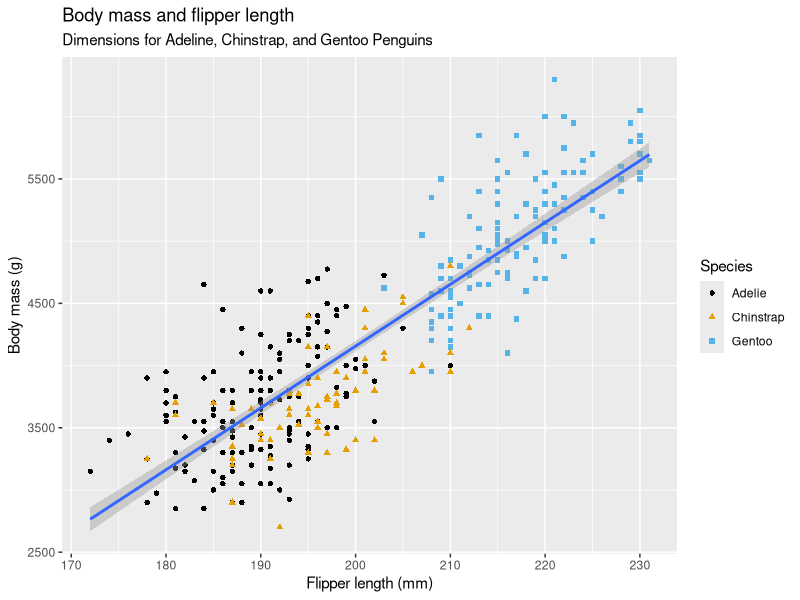
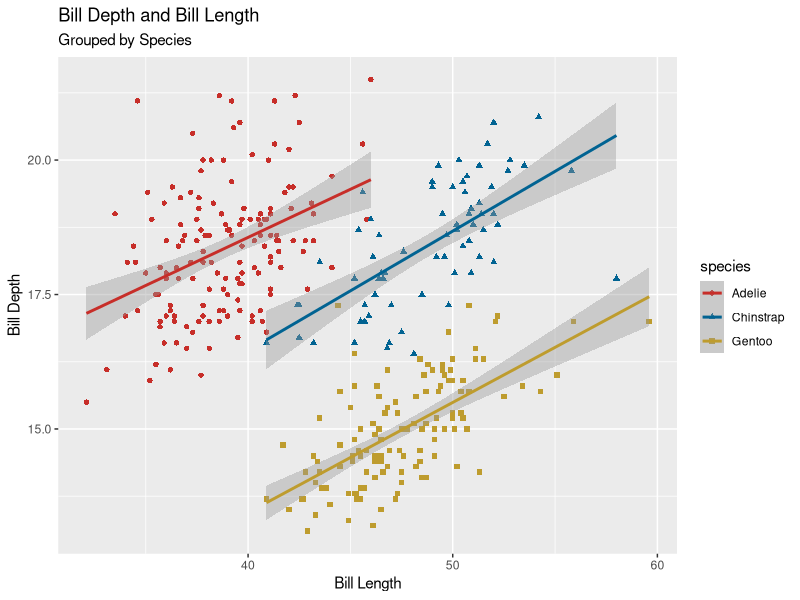
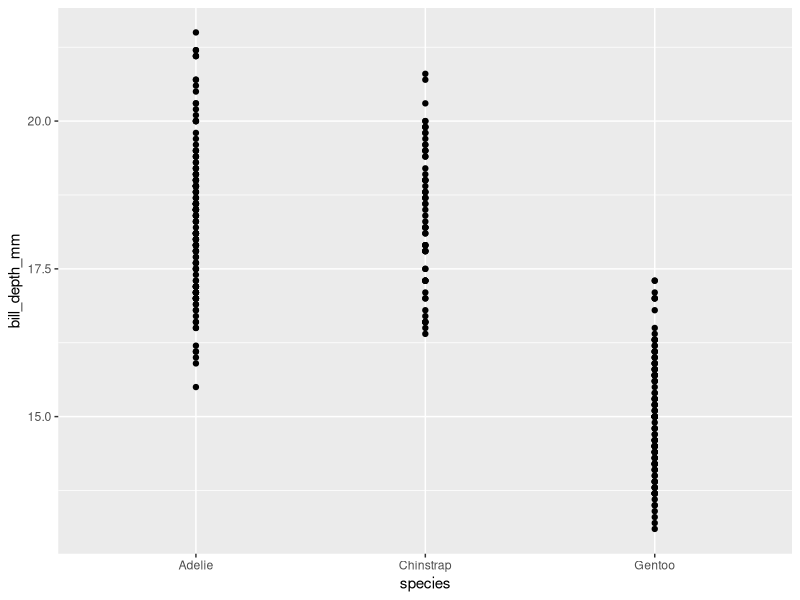
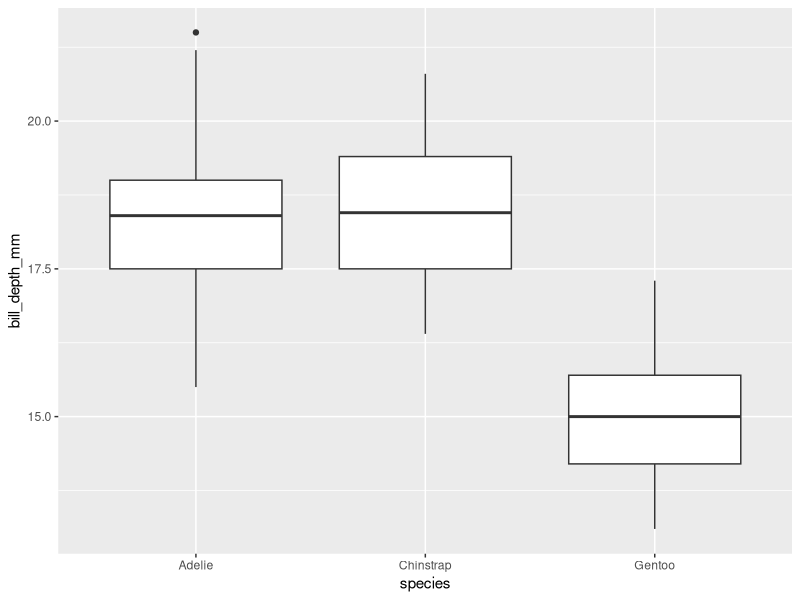

R code for these plots, in order: (Note: this script raises an error after producing the figures.)
library(tidyverse)
library(ggthemes)


# 2 Data visualization ----------------------------------------------------

penguins <- palmerpenguins::penguins

ggplot(data = penguins,
       mapping = aes(x = flipper_length_mm, y = body_mass_g)
       ) + 
  geom_point(mapping = aes(color = species, shape = species)) + 
  geom_smooth(method = "lm") + 
  labs(
    title = "Body mass and flipper length",
    subtitle = "Dimensions for Adeline, Chinstrap, and Gentoo Penguins",
    x = "Flipper length (mm)", y = "Body mass (g)",
    color = "Species", shape = "Species"
  ) + 
  scale_color_colorblind()

# 2.2.5 Exercises ####

## 1 How many rows are in penguins? How many columns?
dim(penguins)

## 2 What does the bill_depth_mm variable in the penguins data frame describe?
?penguins

## 3 Make a scatterplot of bill_depth_mm vs. bill_length_mm.
ggplot(
  data = penguins,
  mapping = aes(x = bill_length_mm, y = bill_depth_mm,
                shape = species,
                color = species)
) + 
  geom_point() +
  geom_smooth(method = "lm") + 
  labs(
    title = "Bill Depth and Bill Length",
    subtitle = "Grouped by Species",
    x = "Bill Length",
    y = "Bill Depth"
  ) + 
  scale_color_wsj()

## 4 what happens if you make a scatterplot of species vs. bill_depth_mm?
ggplot(
  data = penguins,
  mapping = aes(x = species, y = bill_depth_mm)
) + 
  geom_point()

###It seems that plotting the data in boxplots is a better idea.
ggplot(
  data = penguins,
  mapping = aes(x = species, y = bill_depth_mm)
) + 
  geom_boxplot()

## 5. How would you fix this?
ggplot(data = penguins) + 
  geom_point()

### The error message says "the following missing aesthetics: x and y"

## 6. na.rm argument in geom_point()
?geom_point
### na.rm
###	If FALSE, the default, missing values are removed with a warning. 
### If TRUE, missing values are silently removed.

ggplot(data = penguins,
       mapping = aes(x = flipper_length_mm, y = body_mass_g)
) + 
  geom_point(mapping = aes(color = species, shape = species), na.rm = TRUE) + 
  geom_smooth(method = "lm", na.rm = TRUE) + 
  labs(
    title = "Body mass and flipper length",
    subtitle = "Dimensions for Adeline, Chinstrap, and Gentoo Penguins",
    x = "Flipper length (mm)", y = "Body mass (g)",
    color = "Species", shape = "Species"
  ) + 
  scale_color_colorblind()

## 7. Add caption
?labs()
ggplot(data = penguins,
       mapping = aes(x = flipper_length_mm, y = body_mass_g)
) + 
  geom_point(mapping = aes(color = species, shape = species), na.rm = TRUE) + 
  geom_smooth(method = "lm", na.rm = TRUE) + 
  labs(
    title = "Body mass and flipper length",
    subtitle = "Dimensions for Adeline, Chinstrap, and Gentoo Penguins",
    caption = "Data come from the palmerpenguins package",
    x = "Flipper length (mm)", y = "Body mass (g)",
    color = "Species", shape = "Species"
  ) + 
  scale_color_colorblind()

## 8. Recreate the visualization
ggplot(data =penguins,
       mapping = aes(x = flipper_length_mm, y = body_mass_g)
) +
  geom_point(mapping = aes(color = bill_depth_mm)) + 
  geom_smooth()

## 9. Run this code
ggplot(
  data = penguins,
  mapping = aes(x = flipper_length_mm, y = body_mass_g, color = island)
) +
  geom_point() +
  geom_smooth(se = FALSE)

## 10. these two different?
### same. One above assigns veriables in global level, while the other assigns veriables in local levels.
ggplot(
  data = penguins,
  mapping = aes(x = flipper_length_mm, y = body_mass_g)
) +
  geom_point() +
  geom_smooth()

ggplot() +
  geom_point(
    data = penguins,
    mapping = aes(x = flipper_length_mm, y = body_mass_g)
  ) +
  geom_smooth(
    data = penguins,
    mapping = aes(x = flipper_length_mm, y = body_mass_g)
  )
